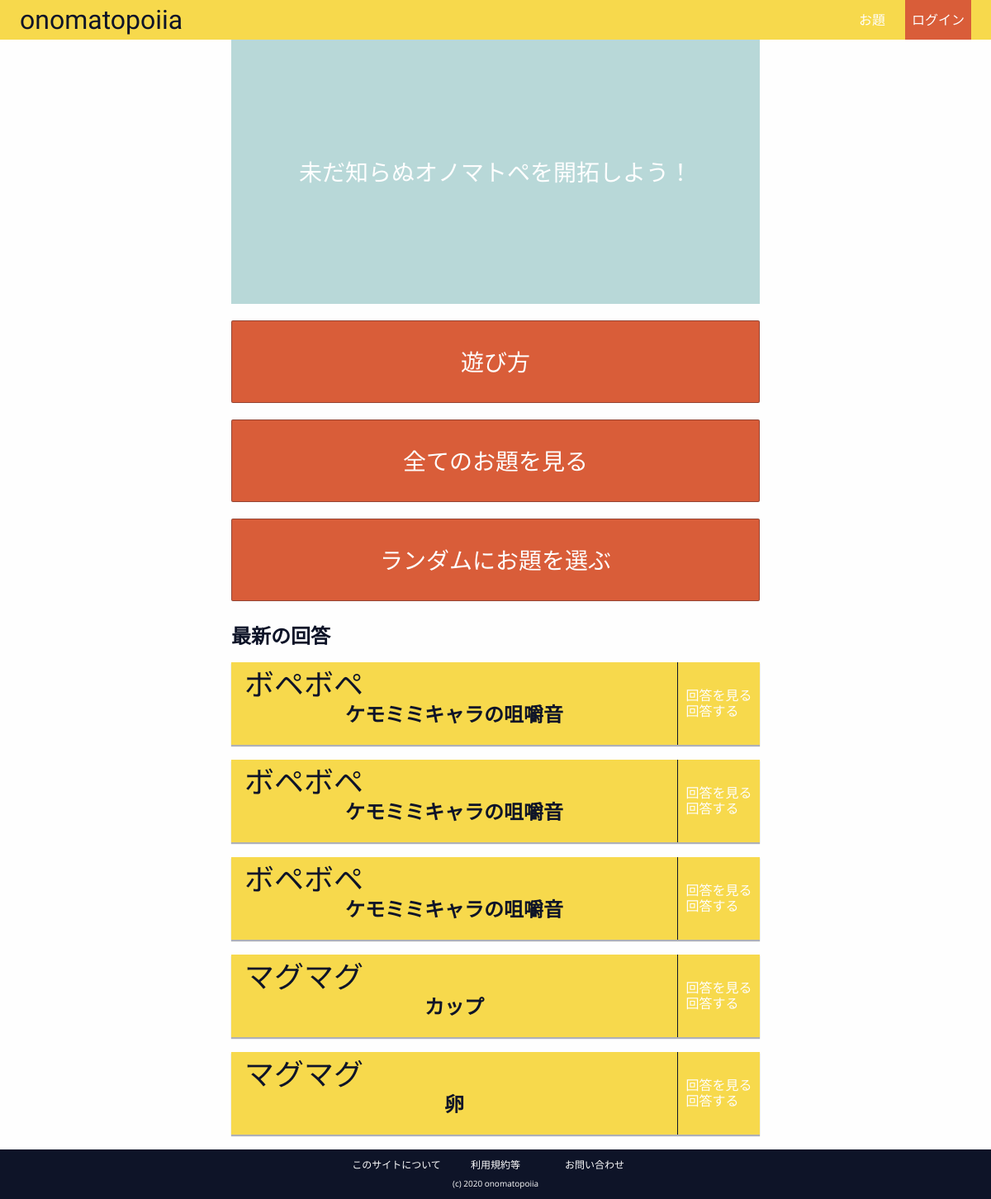
The page /onomato/ on the database as committed earlier.
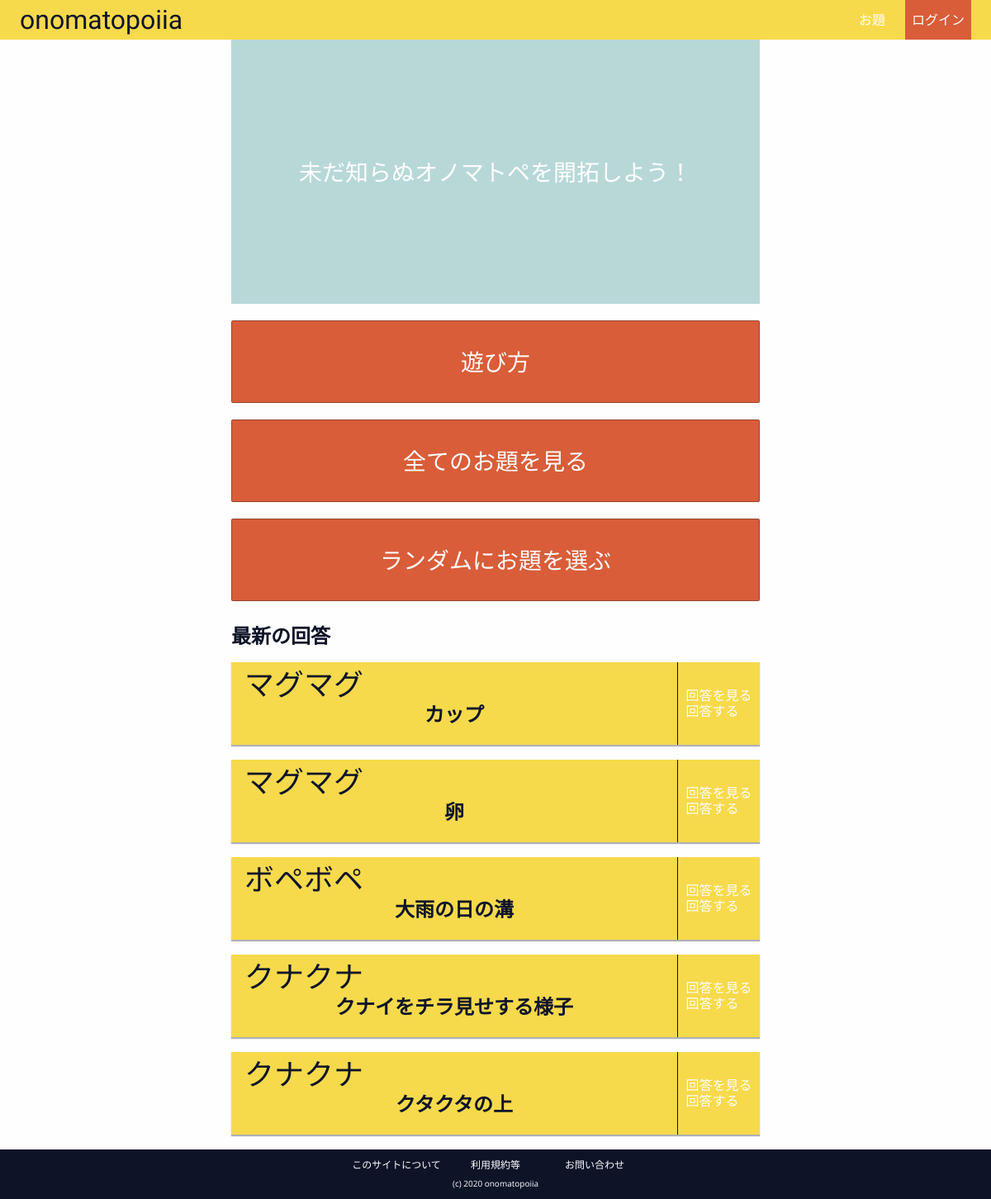
The same page on the database as committed later.
### onomato/models.py (models this page shows, shortened)
class Answer(models.Model):
    odai = models.ForeignKey(Odai, on_delete=models.CASCADE)
    answer_text = models.CharField(max_length=50, null=False)
    pub_date = models.DateTimeField('date published')

class Odai(models.Model):
    odai_text = models.CharField(max_length=4)
    pub_date = models.DateTimeField('date published')

### onomato/views.py (the view)
# urls.py: path('', views.index, name='index'),
def index(request):
    latest_answer = Answer.objects.order_by('-pub_date')[:5]
    context = {
        'latest_answer': latest_answer,
    }
    return render(request, 'onomato/index.html', context)

### onomato/templates/onomato/index.html (shortened to what this page needs)
{% extends 'onomato/base.html' %} {% load static %} {% block link %}
<link rel="stylesheet" href="{% static 'onomato/css/index.css' %}" />
{% endblock %} {% block content %}
<div class="main__top">
  <div class="main__top__first-view">
    <p>
      未だ知らぬオノマトペを開拓しよう！
    </p>
  </div>
  <a href="/onomato/about/" class="main__top__top-nav">遊び方 </a>
  <a href="/onomato/odai/" class="main__top__top-nav">全てのお題を見る </a>
  <a href="/onomato/odai/" class="main__top__top-nav">ランダムにお題を選ぶ </a>
  <div class="main__top__latest-answers">
    <h2 class="main__top__latest-answers__title">最新の回答</h2>
    {% if latest_answer %} {% for answer in latest_answer %}
    <div class="main__top__latest-answers__answer">
      <div class="main__top__latest-answers__answer__odai-answer">
        <p class="main__top__latest-answers__answer__odai-answer__odai-text">
          {{ answer.odai.odai_text }}
        </p>
        <div
          class="main__top__latest-answers__answer__odai-answer__answer-text"
        >
          {{ answer.answer_text }}
        </div>
      </div>
      <a
        href="/onomato/odai/{{ answer.odai.id }}"
        class="main__top__latest-answers__answer__detail-link"
      >
        <div>
          <div class="main__top__latest-answers__answer__detail-link__text">
            回答を見る
          </div>
          <div class="main__top__latest-answers__answer__detail-link__text">
            回答する
          </div>
        </div>
      </a>
    </div>
    {% endfor %} {% endif %}
  </div>
</div>
{% endblock %}

Rows that differ between the two databases and show on the page:
removed Answer: odai.odai_text "ボペボペ", answer_text "ケモミミキャラの咀嚼音"
removed Answer: odai.odai_text "ボペボペ", answer_text "ケモミミキャラの咀嚼音"
removed Answer: odai.odai_text "ボペボペ", answer_text "ケモミミキャラの咀嚼音"
now on this page (row unchanged): Answer: odai.odai_text "ボペボペ", answer_text "大雨の日の溝"
now on this page (row unchanged): Answer: odai.odai_text "クナクナ", answer_text "クナイをチラ見せする様子"
now on this page (row unchanged): Answer: odai.odai_text "クナクナ", answer_text "クタクタの上"
